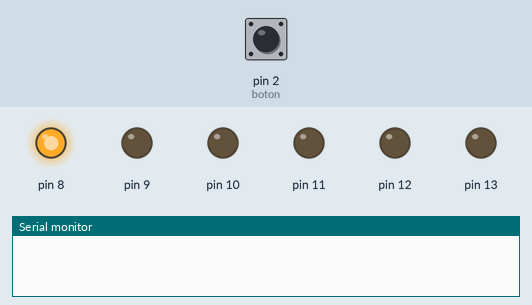
Simulated run of this sketch. Board: Arduino Uno, built with avr-gcc and run on an emulated ATmega328P. Shown: output pins drawn as LEDs (lit = HIGH), the last lines printed to the serial monitor. The test bench sets the inputs (shaded band); at power-on: pin 2 (boton) HIGH.

Above: at 0.02 s.
At 0.42 s:
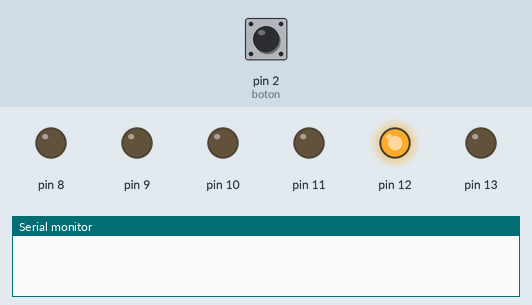
At 0.87 s:
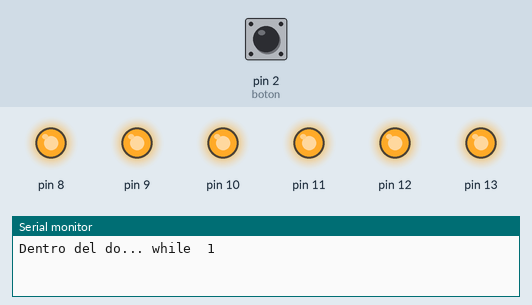
At 1.72 s:
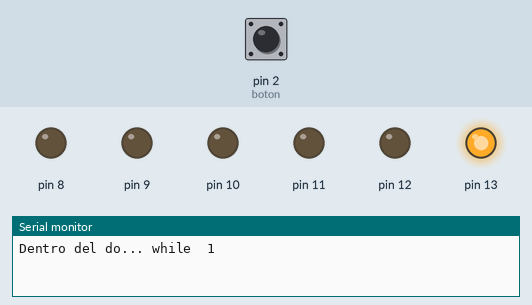
At 2.87 s:
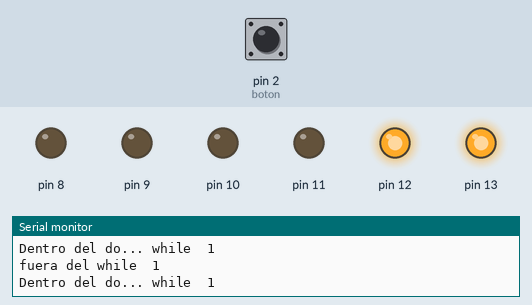
At 4.07 s:
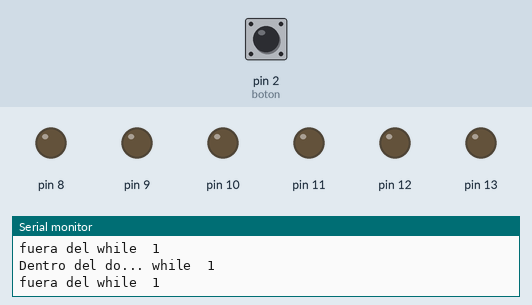
Timing chart, 0 to 4.4 s (numbered marks = the images above):
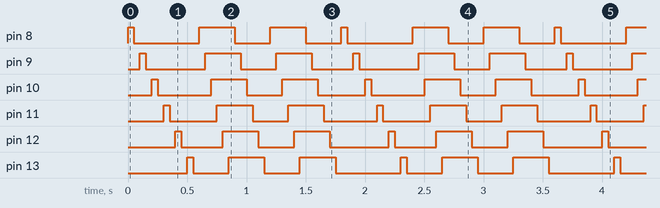

Measured:
- by itself, pin 8: repeats every 1.8 s: LOW 0.55 s, 2 × (HIGH 0.30 s, LOW 0.30 s), HIGH 0.05 s
- by itself, pin 9: repeats every 1.8 s: LOW 0.50 s, HIGH 0.30 s, LOW 0.30 s, HIGH 0.30 s, LOW 0.35 s, HIGH 0.05 s
- by itself, pin 10: repeats every 1.8 s: LOW 0.45 s, HIGH 0.30 s, LOW 0.30 s, HIGH 0.30 s, LOW 0.40 s, HIGH 0.05 s
- by itself, pin 11: repeats every 1.8 s: LOW 0.40 s, HIGH 0.30 s, LOW 0.30 s, HIGH 0.30 s, LOW 0.45 s, HIGH 0.05 s
- by itself, pin 12: repeats every 1.8 s: LOW 0.35 s, HIGH 0.30 s, LOW 0.30 s, HIGH 0.30 s, LOW 0.50 s, HIGH 0.05 s
- by itself, pin 13: repeats every 1.8 s: 2 × (LOW 0.30 s, HIGH 0.30 s), LOW 0.55 s, HIGH 0.05 s

The sketch:

control_de_flujo_09_goto.ino
```cpp
/*                                     +  -                                         +  -
                                       *  *    *  *  *  *  *       *  *  *  *  *    *  *
                                       *  *    *  *  *  *  *       *  *  +-----+    *  *
                                       *  * +----[PWR]-------------------| USB |--+ *  *
                                       *  * |                            +-----+  | *  *
                                       *  * |         GND/RST2  [ ][ ]            | *  *
                                       *  * |       MOSI2/SCK2  [ ][ ]  A5/SCL[ ] | *  *
                                       *  * |          5V/MISO2 [ ][ ]  A4/SDA[ ] | *  *
                                       *  * |                             AREF[ ] | *  *
                                       *  * |                              GND[ ] | *  *
                                       *  * | [ ]N/C                    SCK/13[0] |--------------------------\
                                       *  * | [ ]IOREF                 MISO/12[0] |-------------------------\|
                                       *  * | [ ]RST                   MOSI/11[0]~|------------------------\||
                                       *  * | [ ]3V3    +---+               10[0]~|-----------------------\|||
                                       0------[0]5v    -| A |-               9[0]~|----------------------\||||
                                       *  * | [ ]GND   -| R |-               8[0] |---------------------\|||||
                                       *  0---[0]GND   -| D |-                    | *  *                ||||||
                                       *  * | [ ]Vin   -| U |-               7[ ] | *  *                ||||||
                                       *  * |          -| I |-               6[ ]~| *  *                ||||||
                                       *  * | [ ]A0    -| N |-               5[ ]~| *  *                ||||||
                                       *  * | [ ]A1    -| O |-               4[ ] | *  *                ||||||
                                       *  * | [ ]A2     +---+           INT1/3[ ]~| *  *                ||||||
                                       *  * | [ ]A3                     INT0/2[0] |-----------\         ||||||
                                       *  * | [ ]A4/SDA   RST SCK MISO    TX>1[ ] | *  *      |         ||||||
                                       *  * | [ ]A5/SCL   [ ] [ ] [ ]     RX<0[ ] | *  *      |         ||||||
                                       *  * |             [ ] [ ] [ ]             | *  *      |         ||||||
                                       *  * |  UNO_R3     GND MOSI 5V ____________/ *  *      |         ||||||
                                       *  * \________________________/              *  *      |         ||||||
                                       *  *    *  *  *  *  *       *  *  *  *  *    *  *      |         ||||||
                                       *  *    *  *  *  *  *       *  *  *  *  *    *  *      |         ||||||
                                       *  *    *  *  *  /-------------------------------------/         ||||||
                                       *  0-ww-0  0  *  0  0--[#]--0  *  *  *  0-ww-0  *  220 Ohms      ||||||
                                          1 kOhms           Boton 1                                     ||||||
                                       *  *    *  *  *  *  *       *  *  *  *  *    *  *                ||||||
                                       *  *    *  *  *  *  *       *  *  *  *  *    *  *                ||||||
                                          220 Ohm            Led 1              /----------------------/ ||||| pin 8
                                       *  0-ww-0  *  *  *  0--|>|--0  *  *  *  0    *  *                 |||||
                                       *  *    *  *  *  *  *       *  *  *  *  *    *  *                 |||||
                                       *  *    *  *  *  *  *       *  *  *  *  *    *  *                 |||||
                                          220 Ohm            Led 2              /-----------------------/ |||| pin 9
                                       *  0-ww-0  *  *  *  0--|>|--0  *  *  *  0    *  *                  ||||
                                       *  *    *  *  *  *  *       *  *  *  *  *    *  *                  ||||
                                       *  *    *  *  *  *  *       *  *  *  *  *    *  *                  ||||
                                          220 Ohm            Led 3              /------------------------/ ||| pin 10
                                       *  0-ww-0  *  *  *  0--|>|--0  *  *  *  0    *  *                   |||
                                       *  *    *  *  *  *  *       *  *  *  *  *    *  *                   |||
                                       *  *    *  *  *  *  *       *  *  *  *  *    *  *                   |||
                                          220 Ohm            Led 4              /-------------------------/ || pin 11
                                       *  0-ww-0  *  *  *  0--|>|--0  *  *  *  0    *  *                    ||
                                       *  *    *  *  *  *  *       *  *  *  *  *    *  *                    ||
                                       *  *    *  *  *  *  *       *  *  *  *  *    *  *                    ||
                                          220 Ohm            Led 5              /--------------------------/ | pin 12
                                       *  0-ww-0  *  *  *  0--|>|--0  *  *  *  0    *  *                     |
                                       *  *    *  *  *  *  *       *  *  *  *  *    *  *                     |
                                       *  *    *  *  *  *  *       *  *  *  *  *    *  *                     |
                                          220 Ohm            Led 6              /---------------------------/  pin 13
                                       *  0-ww-0  *  *  *  0--|>|--0  *  *  *  0    *  *
                                       *  *    *  *  *  *  *       *  *  *  *  *    *  *
                                       *  *    *  *  *  *  *       *  *  *  *  *    *  *
                                       *  *    *  *  *  *  *       *  *  *  *  *    *  *
                                       *  *    *  *  *  *  *       *  *  *  *  *    *  *
                                       *  0    *  *  *  *  *       *  *  *  *  *    *  0
                         pin GND---------/ \------------------------------------------/ - GND
                                       *  *    *  *  *  *  *       *  *  *  *  *    *  *

                                       0  *    *  *  *  *  *       *  *  *  *  *    0  *
                         pin 5v-------/ \------------------------------------------/+ 5v
                                    x == y         "x" es igual a "y"
                                    x != y        "x" NO es igual a "y"
                                    x <  y        "x" es menor a "y"
                                    x >  y        "x" es mayor a "y"
                                    x <= y        "x" es menor o igual a "y"
                  x >= y        "x" es mayor o igual a "y"
                  x == y && y==z    and  "x" es igual a "y" E "y" es igual a "z"
                  x == y || y==z    or  "x" es igual a "y" O "y" es igual a "z"


goto

The use of goto is discouraged in C programming, and some authors of C programming books claim that the goto statement is never necessary, but used judiciously, it can simplify certain programs.
The reason that many programmers frown upon the use of goto is that with the unrestrained use of goto statements, it is easy to create a program with undefined program flow, which can never be debugged.
With that said, there are instances where a goto statement can come in handy, and simplify coding. One of these situations is to break out of deeply nested for loops, or if logic blocks, on a certain condition.

*/


int boton = 2;
int demora =  50;
int pin =  0;
int bucle = 0;
int estado;
void setup()
{
  for (pin=8;pin<=13; pin++)
  {
    pinMode(pin,OUTPUT);
  }
  pinMode(boton,INPUT);
    Serial.begin(9600);
}

void loop()
{
  estado = digitalRead(boton);
  do
  {
    for (pin=8;pin<=13; pin++)
    {
      digitalWrite (pin,HIGH);
      delay(demora);
      digitalWrite (pin,LOW);
      delay(demora);
    }
    estado = digitalRead(boton);
      Serial.print("Dentro del do... while  ");
      Serial.println(estado);
  } while (estado != 1 );
  goto rutina;

rutina:
  {
    for (bucle=0;bucle<=1; bucle++)
    {
      for (pin=8;pin<=13; pin++)
      {
        digitalWrite (pin,HIGH);
        delay(demora);
      }
      for (pin=8;pin<=13; pin++)
      {
        digitalWrite (pin,LOW);
        delay(demora);
      }
    }
    Serial.print("fuera del while  ");
    Serial.println(estado);
  }
}
```
